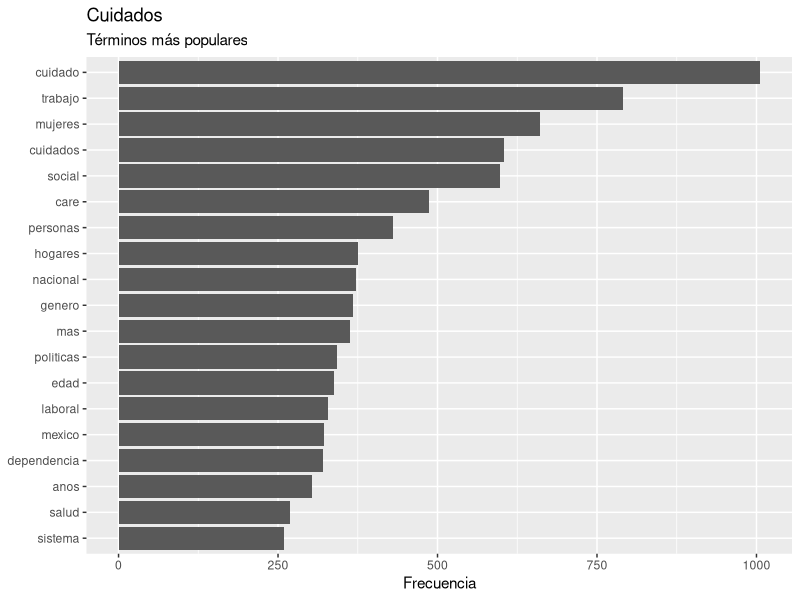

R code for this plot:
library(tidyverse)
library(tidytext)

# LECTURA DE DATOS
pages = read.csv("products/csv/pages.csv",encoding = 'utf-8')

# TOKENIZAR POR PALABRAS
tidy_pages = pages %>%
  select(id,text) %>%
  unnest_tokens("word", text)

# DICCIONARIO DE STOPWORDS
data("stop_words")
stop_words = bind_rows(stop_words, data_frame(word = c(tm::stopwords("spanish"),"rt","https","t.co"),
                                              lexicon = "custom"))

# PALABRAS MÁS COMUNES
top_words = tidy_pages %>%
  anti_join(stop_words)

# GRÁFICO CON PALABRAS MÁS COMUNES
top_words %>%
  count(word, sort = TRUE) %>%
  filter(n > 250) %>%
  mutate(word = reorder(word, n)) %>%
  ggplot(aes(n, word)) +
  geom_col() +
  labs(x = "Frecuencia", y=NULL) +
  ggtitle("Cuidados",
          subtitle = "Términos más populares")
